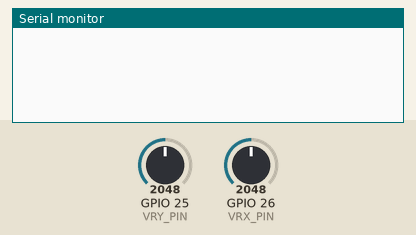
Simulated run of this sketch. Board: ESP32. On the bench: the last lines printed to the serial monitor. The inputs (shaded band) are chosen by the test bench; at power-on: GPIO 25 (VRY_PIN) = 2048, GPIO 26 (VRX_PIN) = 2048.

Above: at 1.2 s.
1.3 s: GPIO 25 (VRY_PIN) set to 2964
2.8 s: GPIO 25 (VRY_PIN) set to 3031
At 3.7 s:
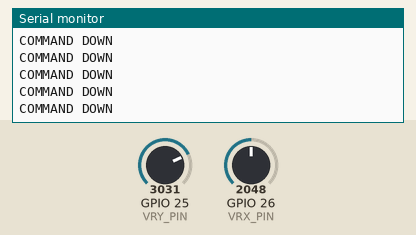
4.7 s: GPIO 26 (VRX_PIN) set to 3040
At 5.5 s:
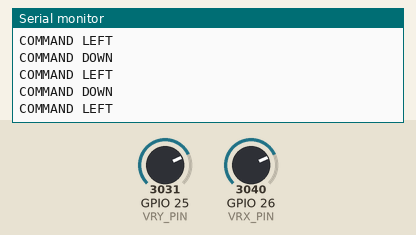
6.2 s: GPIO 26 (VRX_PIN) set to 2965
At 6.7 s:
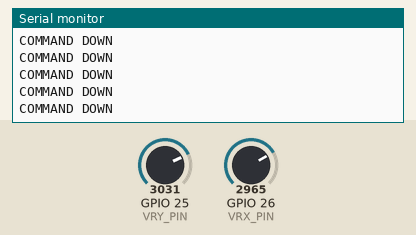
9.2 s: GPIO 26 (VRX_PIN) set to 1042
12.2 s: GPIO 26 (VRX_PIN) set to 966
At 12.9 s:
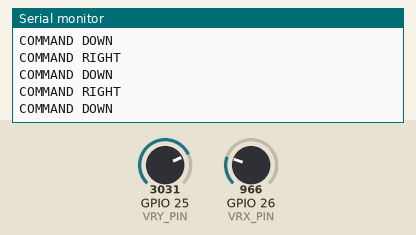

Measured:
- the behaviour switches between 3000 and 3001 on GPIO 25 (VRY_PIN) (found by bisection; images 0 and 1)
- the behaviour switches between 3001 and 3000 on GPIO 26 (VRX_PIN) (found by bisection; images 2 and 3)
- after the input at 2.8 s, the serial monitor: prints a new line at once (image 1)
- after the input at 4.7 s, the serial monitor: prints a new line at once (image 2)
- after the input at 12.2 s, the serial monitor: prints a new line at once (image 4)

The sketch:

esp-32-controller-client-v1.1.0.ino
```cpp
#define VRX_PIN  26 // ESP32 pin GPIO39 (ADC3) connected to VRX pin
#define VRY_PIN  25 // ESP32 pin GPIO36 (ADC0) connected to VRY pin

#define LEFT_THRESHOLD  3000
#define RIGHT_THRESHOLD 1000
#define UP_THRESHOLD    1000
#define DOWN_THRESHOLD  3000

#define COMMAND_NO     0x00
#define COMMAND_LEFT   0x01
#define COMMAND_RIGHT  0x02
#define COMMAND_UP     0x04
#define COMMAND_DOWN   0x08

int valueX = 0 ; // to store the X-axis value
int valueY = 0 ; // to store the Y-axis value
int command = COMMAND_NO;

void setup() {
  Serial.begin(9600);

  // Set the ADC attenuation to 11 dB (up to ~3.3V input)
  analogSetAttenuation(ADC_11db);
}

void loop() {
  // read X and Y analog values
  valueX = analogRead(VRX_PIN);
  valueY = analogRead(VRY_PIN);

  // converts the analog value to commands
  // reset commands
  command = COMMAND_NO;

  // check left/right commands
  if (valueX > LEFT_THRESHOLD)
    command = command | COMMAND_LEFT;
  else if (valueX < RIGHT_THRESHOLD)
    command = command | COMMAND_RIGHT;

  // check up/down commands
  if (valueY < UP_THRESHOLD)
    command = command | COMMAND_UP;
  else if (valueY > DOWN_THRESHOLD)
    command = command | COMMAND_DOWN;

  // NOTE: AT A TIME, THERE MAY BE NO COMMAND, ONE COMMAND OR TWO COMMANDS

  // print command to serial and process command
  if (command & COMMAND_LEFT) {
    Serial.println("COMMAND LEFT");
    // TODO: add your task here
  }

  if (command & COMMAND_RIGHT) {
    Serial.println("COMMAND RIGHT");
    // TODO: add your task here
  }

  if (command & COMMAND_UP) {
    Serial.println("COMMAND UP");
    // TODO: add your task here
  }

  if (command & COMMAND_DOWN) {
    Serial.println("COMMAND DOWN");
    // TODO: add your task here
  }
}
```
